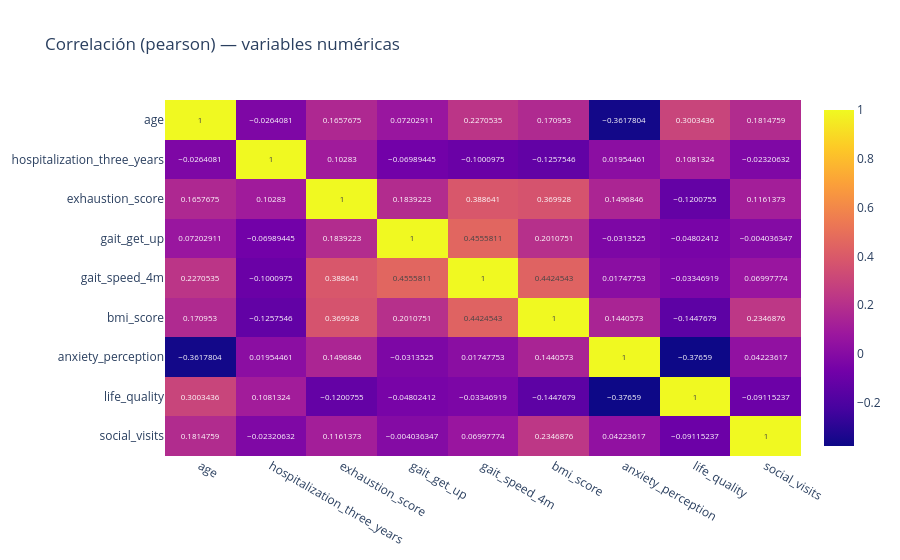
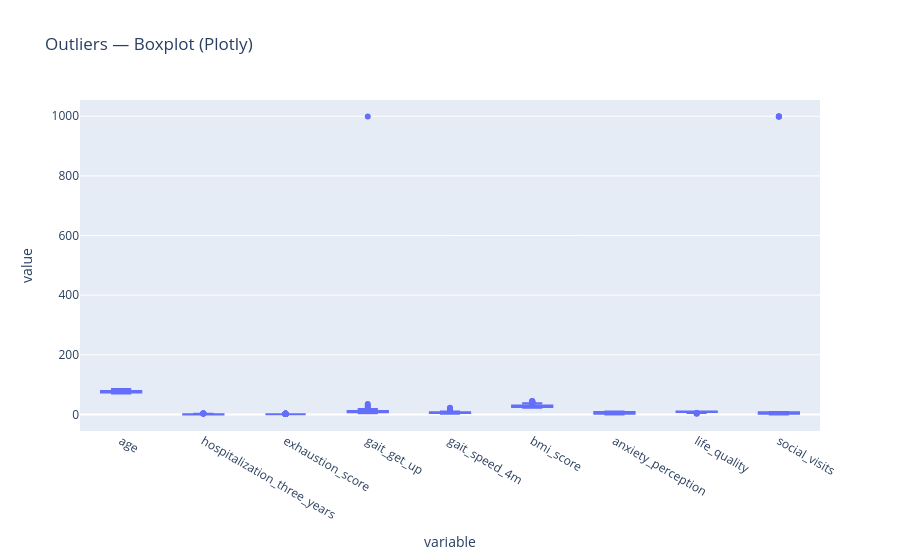

These figures' notebook cell, in order:
### Code cell
eda = EDAQuick(df)

eda.run_eda(
    show_corr=True,
    show_outliers=True,
    show_missing=True,
    show_cardinality=True,
    show_target=False,
    show_predictive_power=False
)

### Figure 1 — Plotly figure (JSON) as saved in the notebook; plotly's stock layout.template omitted (floating-point values rounded to 4 significant figures)
{"data": [{"coloraxis": "coloraxis", "hovertemplate": "x: %{x}<br>y: %{y}<br>color: %{z}<extra></extra>", "name": "0", "texttemplate": "%{z}", "type": "heatmap", "x": ["age", "hospitalization_three_years", "exhaustion_score", "gait_get_up", "gait_speed_4m", "bmi_score", "anxiety_perception", "life_quality", "social_visits"], "xaxis": "x", "y": ["age", "hospitalization_three_years", "exhaustion_score", "gait_get_up", "gait_speed_4m", "bmi_score", "anxiety_perception", "life_quality", "social_visits"], "yaxis": "y", "z": [[1.0, -0.02641, 0.1658, 0.07203, 0.2271, 0.171, -0.3618, 0.3003, 0.1815], [-0.02641, 1.0, 0.1028, -0.06989, -0.1001, -0.1258, 0.01954, 0.1081, -0.02321], [0.1658, 0.1028, 1.0, 0.1839, 0.3886, 0.3699, 0.1497, -0.1201, 0.1161], [0.07203, -0.06989, 0.1839, 1.0, 0.4556, 0.2011, -0.03135, -0.04802, -0.004036], [0.2271, -0.1001, 0.3886, 0.4556, 1.0, 0.4425, 0.01748, -0.03347, 0.06998], [0.171, -0.1258, 0.3699, 0.2011, 0.4425, 1.0, 0.1441, -0.1448, 0.2347], [-0.3618, 0.01954, 0.1497, -0.03135, 0.01748, 0.1441, 1.0, -0.3766, 0.04224], [0.3003, 0.1081, -0.1201, -0.04802, -0.03347, -0.1448, -0.3766, 1.0, -0.09115], [0.1815, -0.02321, 0.1161, -0.004036, 0.06998, 0.2347, 0.04224, -0.09115, 1.0]]}], "layout": {"coloraxis": {"colorscale": [[0, "#0d0887"], [0.1111, "#46039f"], [0.2222, "#7201a8"], [0.3333, "#9c179e"], [0.4444, "#bd3786"], [0.5556, "#d8576b"], [0.6667, "#ed7953"], [0.7778, "#fb9f3a"], [0.8889, "#fdca26"], [1, "#f0f921"]]}, "title": {"text": "Correlación (pearson) — variables numéricas"}, "xaxis": {"anchor": "y", "domain": [0, 1]}, "yaxis": {"anchor": "x", "autorange": "reversed", "domain": [0, 1]}}}

### Figure 2 — Plotly figure (JSON) as saved in the notebook; plotly's stock layout.template omitted (floating-point values rounded to 4 significant figures; data arrays with more than 128 entries replaced by an {"elided": "..."} marker saying what was removed)
{"data": [{"alignmentgroup": "True", "boxpoints": "outliers", "hovertemplate": "variable=%{x}<br>value=%{y}<extra></extra>", "legendgroup": "", "marker": {"color": "#636efa"}, "name": "", "notched": false, "offsetgroup": "", "orientation": "v", "showlegend": false, "type": "box", "x": {"elided": "1053 str values"}, "x0": " ", "xaxis": "x", "y": {"elided": "1053 float values"}, "y0": " ", "yaxis": "y"}], "layout": {"boxmode": "group", "legend": {"tracegroupgap": 0}, "title": {"text": "Outliers — Boxplot (Plotly)"}, "xaxis": {"anchor": "y", "domain": [0, 1], "title": {"text": "variable"}}, "yaxis": {"anchor": "x", "domain": [0, 1], "title": {"text": "value"}}}}
